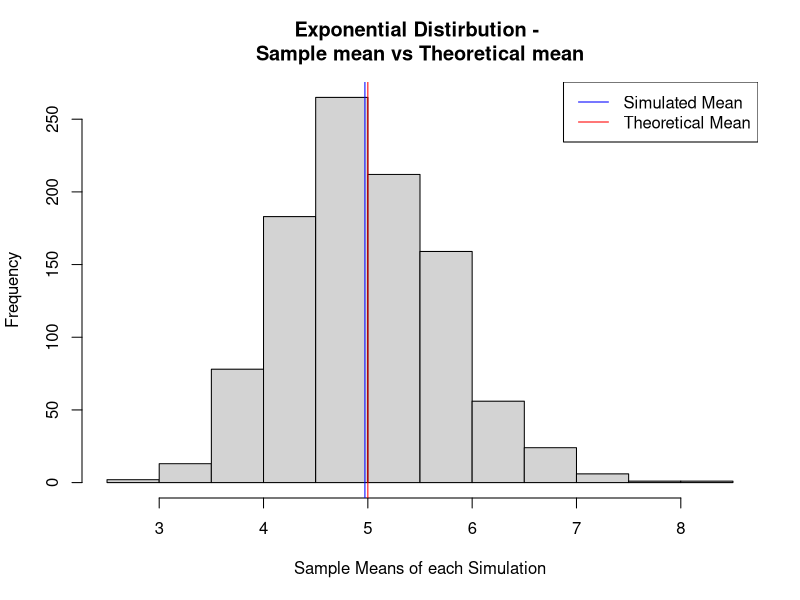

Write the R code that produced this figure.
## ---- chunk 1
knitr::opts_chunk$set(echo = TRUE)
## ---- chunk 2
set.seed(12345)

numOfSim <- 1000
lambda <- 0.2
n <- 40

mns = NULL
for (i in 1:numOfSim)
    mns = c(mns,mean(rexp(n,lambda)))
## ---- chunk 3
theoMean <- 1/lambda
simMean <- mean(mns)

hist(mns, 
     main="Exponential Distirbution - \nSample mean vs Theoretical mean",
     xlab="Sample Means of each Simulation",
     ylab="Frequency"
)
abline(v=simMean, col='blue', lwd=1)
abline(v=theoMean, col='red', lwd=1)
legend('topright', c("Simulated Mean", "Theoretical Mean"), col=c("blue","red"),
       lty=c(1,1))

theoMean
simMean
## ---- chunk 4
theoVar <- (1/lambda)^2/n
simVar <- var(mns)

theoVar
simVar
